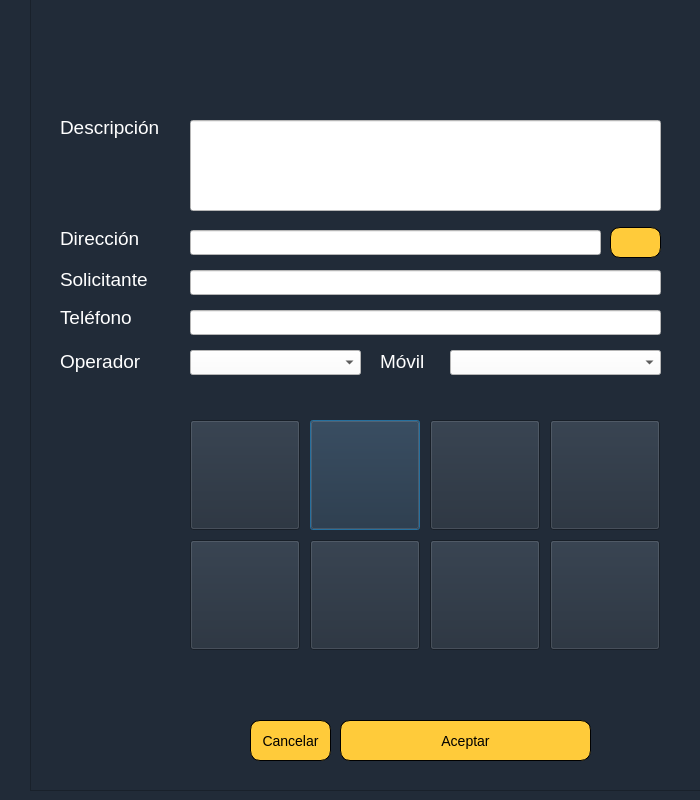
<?xml version="1.0" encoding="UTF-8"?>
<ui version="4.0">
 <class>OnlineRoutingMapperDialogBase</class>
 <widget class="QDialog" name="OnlineRoutingMapperDialogBase">
  <property name="enabled">
   <bool>true</bool>
  </property>
  <property name="geometry">
   <rect>
    <x>0</x>
    <y>0</y>
    <width>700</width>
    <height>800</height>
   </rect>
  </property>
  <property name="sizePolicy">
   <sizepolicy hsizetype="Fixed" vsizetype="Fixed">
    <horstretch>0</horstretch>
    <verstretch>0</verstretch>
   </sizepolicy>
  </property>
  <property name="minimumSize">
   <size>
    <width>700</width>
    <height>500</height>
   </size>
  </property>
  <property name="maximumSize">
   <size>
    <width>700</width>
    <height>800</height>
   </size>
  </property>
  <property name="windowTitle">
   <string>Online Routing Mapper</string>
  </property>
  <property name="styleSheet">
   <string notr="true">background-color: rgb(33, 43, 56);</string>
  </property>
  <widget class="QFrame" name="frame">
   <property name="geometry">
    <rect>
     <x>30</x>
     <y>-40</y>
     <width>700</width>
     <height>831</height>
    </rect>
   </property>
   <property name="maximumSize">
    <size>
     <width>700</width>
     <height>16777215</height>
    </size>
   </property>
   <property name="frameShape">
    <enum>QFrame::StyledPanel</enum>
   </property>
   <property name="frameShadow">
    <enum>QFrame::Raised</enum>
   </property>
   <widget class="QLabel" name="label_6">
    <property name="geometry">
     <rect>
      <x>30</x>
      <y>386</y>
      <width>91</width>
      <height>31</height>
     </rect>
    </property>
    <property name="font">
     <font>
      <pointsize>14</pointsize>
     </font>
    </property>
    <property name="styleSheet">
     <string notr="true">color: rgb(255, 255, 255);</string>
    </property>
    <property name="text">
     <string>Operador</string>
    </property>
   </widget>
   <widget class="QLineEdit" name="form_solicitante">
    <property name="geometry">
     <rect>
      <x>160</x>
      <y>310</y>
      <width>471</width>
      <height>25</height>
     </rect>
    </property>
    <property name="styleSheet">
     <string notr="true">background-color: rgb(255, 255, 255);</string>
    </property>
   </widget>
   <widget class="QLabel" name="label_5">
    <property name="geometry">
     <rect>
      <x>30</x>
      <y>349</y>
      <width>91</width>
      <height>17</height>
     </rect>
    </property>
    <property name="font">
     <font>
      <family>Ubuntu</family>
      <pointsize>14</pointsize>
     </font>
    </property>
    <property name="styleSheet">
     <string notr="true">color: rgb(255, 255, 255);</string>
    </property>
    <property name="text">
     <string>Teléfono</string>
    </property>
   </widget>
   <widget class="QPushButton" name="buttonIncendioEstructura">
    <property name="geometry">
     <rect>
      <x>280</x>
      <y>460</y>
      <width>110</width>
      <height>110</height>
     </rect>
    </property>
    <property name="minimumSize">
     <size>
      <width>110</width>
      <height>110</height>
     </size>
    </property>
    <property name="maximumSize">
     <size>
      <width>110</width>
      <height>110</height>
     </size>
    </property>
    <property name="styleSheet">
     <string notr="true">QPushButton:hover {
background-color: #FF0000;
}</string>
    </property>
    <property name="text">
     <string/>
    </property>
    <property name="icon">
     <iconset>
      <normaloff>sonidos/Logos/Logo_Incendio_Estructural.png</normaloff>sonidos/Logos/Logo_Incendio_Estructural.png</iconset>
    </property>
    <property name="iconSize">
     <size>
      <width>150</width>
      <height>150</height>
     </size>
    </property>
   </widget>
   <widget class="QPushButton" name="volver">
    <property name="geometry">
     <rect>
      <x>220</x>
      <y>760</y>
      <width>81</width>
      <height>41</height>
     </rect>
    </property>
    <property name="font">
     <font>
      <pointsize>-1</pointsize>
      <weight>50</weight>
      <italic>false</italic>
      <bold>false</bold>
     </font>
    </property>
    <property name="styleSheet">
     <string notr="true">QPushButton {
font-size:14px;
background-color:#ffcb3a;
border-radius: 10px;
border: 1px solid black;
}

QPushButton:hover {
background-color: #c83737;
}</string>
    </property>
    <property name="text">
     <string>Cancelar</string>
    </property>
   </widget>
   <widget class="QLineEdit" name="form_descripcion">
    <property name="geometry">
     <rect>
      <x>160</x>
      <y>160</y>
      <width>471</width>
      <height>91</height>
     </rect>
    </property>
    <property name="sizePolicy">
     <sizepolicy hsizetype="Ignored" vsizetype="Fixed">
      <horstretch>30</horstretch>
      <verstretch>0</verstretch>
     </sizepolicy>
    </property>
    <property name="maximumSize">
     <size>
      <width>600</width>
      <height>600</height>
     </size>
    </property>
    <property name="acceptDrops">
     <bool>true</bool>
    </property>
    <property name="styleSheet">
     <string notr="true">background-color: rgb(255, 255, 255);</string>
    </property>
    <property name="inputMethodHints">
     <set>Qt::ImhMultiLine</set>
    </property>
    <property name="text">
     <string/>
    </property>
    <property name="maxLength">
     <number>20</number>
    </property>
    <property name="alignment">
     <set>Qt::AlignLeading|Qt::AlignLeft|Qt::AlignTop</set>
    </property>
    <property name="dragEnabled">
     <bool>false</bool>
    </property>
    <property name="readOnly">
     <bool>false</bool>
    </property>
   </widget>
   <widget class="QPushButton" name="buttonIncendioForestal">
    <property name="geometry">
     <rect>
      <x>160</x>
      <y>460</y>
      <width>110</width>
      <height>110</height>
     </rect>
    </property>
    <property name="minimumSize">
     <size>
      <width>110</width>
      <height>110</height>
     </size>
    </property>
    <property name="maximumSize">
     <size>
      <width>110</width>
      <height>110</height>
     </size>
    </property>
    <property name="styleSheet">
     <string notr="true">QPushButton:hover {
background-color: #FF0000;
}</string>
    </property>
    <property name="text">
     <string/>
    </property>
    <property name="icon">
     <iconset>
      <normaloff>sonidos/Logos/Logo_Incendio_Forestal.png</normaloff>
      <normalon>../../../../../../../../../.designer/backup/sonidos/Logos/Logo_Incendio_Forestal.png</normalon>
      <activeoff>../../../../../../../../../.designer/backup/sonidos/Logos/Logo_Incendio_Forestal.png</activeoff>
      <activeon>../../../../../../../../../.designer/backup/sonidos/Logos/Logo_Incendio_Forestal.png</activeon>
      <selectedoff>../../../../../../../../../.designer/backup/sonidos/Logos/Logo_Incendio_Forestal.png</selectedoff>
      <selectedon>../../../../../../../../../.designer/backup/sonidos/Logos/Logo_Incendio_Forestal.png</selectedon>sonidos/Logos/Logo_Incendio_Forestal.png</iconset>
    </property>
    <property name="iconSize">
     <size>
      <width>150</width>
      <height>150</height>
     </size>
    </property>
    <property name="autoDefault">
     <bool>true</bool>
    </property>
   </widget>
   <widget class="QLabel" name="label">
    <property name="geometry">
     <rect>
      <x>30</x>
      <y>270</y>
      <width>101</width>
      <height>17</height>
     </rect>
    </property>
    <property name="font">
     <font>
      <family>Ubuntu</family>
      <pointsize>14</pointsize>
     </font>
    </property>
    <property name="styleSheet">
     <string notr="true">color: rgb(255, 255, 255);</string>
    </property>
    <property name="text">
     <string>Dirección</string>
    </property>
   </widget>
   <widget class="QPushButton" name="buttonIncendioRural">
    <property name="geometry">
     <rect>
      <x>280</x>
      <y>580</y>
      <width>110</width>
      <height>110</height>
     </rect>
    </property>
    <property name="minimumSize">
     <size>
      <width>110</width>
      <height>110</height>
     </size>
    </property>
    <property name="maximumSize">
     <size>
      <width>110</width>
      <height>110</height>
     </size>
    </property>
    <property name="styleSheet">
     <string notr="true">QPushButton:hover {
background-color: #FF0000;
}</string>
    </property>
    <property name="text">
     <string/>
    </property>
    <property name="icon">
     <iconset>
      <normaloff>sonidos/Logos/Logo_Incendio_Rural.png</normaloff>sonidos/Logos/Logo_Incendio_Rural.png</iconset>
    </property>
    <property name="iconSize">
     <size>
      <width>170</width>
      <height>170</height>
     </size>
    </property>
   </widget>
   <widget class="QComboBox" name="comboBox">
    <property name="geometry">
     <rect>
      <x>420</x>
      <y>390</y>
      <width>211</width>
      <height>25</height>
     </rect>
    </property>
    <property name="styleSheet">
     <string notr="true">background-color: rgb(255, 255, 255);</string>
    </property>
   </widget>
   <widget class="QPushButton" name="buttonEmergVarias">
    <property name="geometry">
     <rect>
      <x>520</x>
      <y>580</y>
      <width>110</width>
      <height>110</height>
     </rect>
    </property>
    <property name="minimumSize">
     <size>
      <width>110</width>
      <height>110</height>
     </size>
    </property>
    <property name="maximumSize">
     <size>
      <width>110</width>
      <height>110</height>
     </size>
    </property>
    <property name="styleSheet">
     <string notr="true">QPushButton:hover {
background-color: #FF0000;
}</string>
    </property>
    <property name="text">
     <string/>
    </property>
    <property name="icon">
     <iconset>
      <normaloff>sonidos/Logos/Logo_emergencias_varias.png</normaloff>sonidos/Logos/Logo_emergencias_varias.png</iconset>
    </property>
    <property name="iconSize">
     <size>
      <width>150</width>
      <height>150</height>
     </size>
    </property>
   </widget>
   <widget class="QLabel" name="label_2">
    <property name="geometry">
     <rect>
      <x>30</x>
      <y>152</y>
      <width>101</width>
      <height>31</height>
     </rect>
    </property>
    <property name="font">
     <font>
      <family>Ubuntu</family>
      <pointsize>14</pointsize>
     </font>
    </property>
    <property name="styleSheet">
     <string notr="true">color: rgb(255, 255, 255);</string>
    </property>
    <property name="text">
     <string>Descripción</string>
    </property>
   </widget>
   <widget class="QLineEdit" name="form_direccion">
    <property name="geometry">
     <rect>
      <x>160</x>
      <y>270</y>
      <width>411</width>
      <height>25</height>
     </rect>
    </property>
    <property name="styleSheet">
     <string notr="true">background-color: rgb(255, 255, 255);</string>
    </property>
   </widget>
   <widget class="QPushButton" name="buttonIncendioVehicular">
    <property name="geometry">
     <rect>
      <x>160</x>
      <y>580</y>
      <width>110</width>
      <height>110</height>
     </rect>
    </property>
    <property name="minimumSize">
     <size>
      <width>110</width>
      <height>110</height>
     </size>
    </property>
    <property name="maximumSize">
     <size>
      <width>110</width>
      <height>110</height>
     </size>
    </property>
    <property name="styleSheet">
     <string notr="true">QPushButton:hover {
background-color: #FF0000;
}</string>
    </property>
    <property name="text">
     <string/>
    </property>
    <property name="icon">
     <iconset>
      <normaloff>sonidos/Logos/Logo_Incendio_Vehicular.png</normaloff>sonidos/Logos/Logo_Incendio_Vehicular.png</iconset>
    </property>
    <property name="iconSize">
     <size>
      <width>150</width>
      <height>150</height>
     </size>
    </property>
   </widget>
   <widget class="QPushButton" name="buttonAccidenteVehicular">
    <property name="geometry">
     <rect>
      <x>400</x>
      <y>580</y>
      <width>110</width>
      <height>110</height>
     </rect>
    </property>
    <property name="minimumSize">
     <size>
      <width>110</width>
      <height>110</height>
     </size>
    </property>
    <property name="maximumSize">
     <size>
      <width>110</width>
      <height>110</height>
     </size>
    </property>
    <property name="styleSheet">
     <string notr="true">QPushButton:hover {
background-color: #FF0000;
}</string>
    </property>
    <property name="text">
     <string/>
    </property>
    <property name="icon">
     <iconset>
      <normaloff>sonidos/Logos/Logo_Accidente_Vehicular.png</normaloff>sonidos/Logos/Logo_Accidente_Vehicular.png</iconset>
    </property>
    <property name="iconSize">
     <size>
      <width>160</width>
      <height>160</height>
     </size>
    </property>
   </widget>
   <widget class="QLineEdit" name="form_telefono">
    <property name="geometry">
     <rect>
      <x>160</x>
      <y>350</y>
      <width>471</width>
      <height>25</height>
     </rect>
    </property>
    <property name="styleSheet">
     <string notr="true">background-color: rgb(255, 255, 255);</string>
    </property>
   </widget>
   <widget class="QPushButton" name="aceptar">
    <property name="geometry">
     <rect>
      <x>310</x>
      <y>760</y>
      <width>251</width>
      <height>41</height>
     </rect>
    </property>
    <property name="styleSheet">
     <string notr="true">QPushButton {
font-size:14px;
background-color:#ffcb3a;
border-radius: 10px;
border: 1px solid black;
}

QPushButton:hover {
background-color: #2CA02C;
}</string>
    </property>
    <property name="text">
     <string>Aceptar</string>
    </property>
   </widget>
   <widget class="QPushButton" name="buttonAccidenteMatPel">
    <property name="geometry">
     <rect>
      <x>520</x>
      <y>460</y>
      <width>110</width>
      <height>110</height>
     </rect>
    </property>
    <property name="minimumSize">
     <size>
      <width>110</width>
      <height>110</height>
     </size>
    </property>
    <property name="maximumSize">
     <size>
      <width>110</width>
      <height>110</height>
     </size>
    </property>
    <property name="styleSheet">
     <string notr="true">QPushButton:hover {
background-color: #FF0000;
}</string>
    </property>
    <property name="text">
     <string/>
    </property>
    <property name="icon">
     <iconset>
      <normaloff>sonidos/Logos/Logo_mat_pel.png</normaloff>sonidos/Logos/Logo_mat_pel.png</iconset>
    </property>
    <property name="iconSize">
     <size>
      <width>140</width>
      <height>140</height>
     </size>
    </property>
   </widget>
   <widget class="QPushButton" name="buscarPunto">
    <property name="geometry">
     <rect>
      <x>580</x>
      <y>267</y>
      <width>51</width>
      <height>31</height>
     </rect>
    </property>
    <property name="styleSheet">
     <string notr="true">QPushButton {
font-size:14px;
background-color:#ffcb3a;
border-radius: 10px;
border: 1px solid black;
}


QPushButton:hover {
background-color: #2CA02C;
}</string>
    </property>
    <property name="text">
     <string/>
    </property>
    <property name="icon">
     <iconset>
      <normaloff>sonidos/Logos/coordenada.png</normaloff>sonidos/Logos/coordenada.png</iconset>
    </property>
    <property name="iconSize">
     <size>
      <width>20</width>
      <height>20</height>
     </size>
    </property>
   </widget>
   <widget class="QLabel" name="label_4">
    <property name="geometry">
     <rect>
      <x>30</x>
      <y>311</y>
      <width>101</width>
      <height>17</height>
     </rect>
    </property>
    <property name="font">
     <font>
      <family>Ubuntu</family>
      <pointsize>14</pointsize>
     </font>
    </property>
    <property name="styleSheet">
     <string notr="true">color: rgb(255, 255, 255);</string>
    </property>
    <property name="text">
     <string>Solicitante</string>
    </property>
   </widget>
   <widget class="QLabel" name="label_3">
    <property name="geometry">
     <rect>
      <x>350</x>
      <y>393</y>
      <width>67</width>
      <height>17</height>
     </rect>
    </property>
    <property name="font">
     <font>
      <pointsize>14</pointsize>
     </font>
    </property>
    <property name="styleSheet">
     <string notr="true">color: rgb(255, 255, 255);</string>
    </property>
    <property name="text">
     <string>Móvil</string>
    </property>
   </widget>
   <widget class="QComboBox" name="comboBox_2">
    <property name="geometry">
     <rect>
      <x>160</x>
      <y>390</y>
      <width>171</width>
      <height>25</height>
     </rect>
    </property>
    <property name="styleSheet">
     <string notr="true">background-color: rgb(255, 255, 255);</string>
    </property>
   </widget>
   <widget class="QPushButton" name="buttonRescateDeAltura">
    <property name="geometry">
     <rect>
      <x>400</x>
      <y>460</y>
      <width>110</width>
      <height>110</height>
     </rect>
    </property>
    <property name="minimumSize">
     <size>
      <width>110</width>
      <height>110</height>
     </size>
    </property>
    <property name="maximumSize">
     <size>
      <width>110</width>
      <height>110</height>
     </size>
    </property>
    <property name="styleSheet">
     <string notr="true">QPushButton:hover {
background-color: #FF0000;
}</string>
    </property>
    <property name="text">
     <string/>
    </property>
    <property name="icon">
     <iconset>
      <normaloff>sonidos/Logos/Logo_rescate_cuerdas.png</normaloff>sonidos/Logos/Logo_rescate_cuerdas.png</iconset>
    </property>
    <property name="iconSize">
     <size>
      <width>150</width>
      <height>150</height>
     </size>
    </property>
   </widget>
  </widget>
 </widget>
 <tabstops>
  <tabstop>form_descripcion</tabstop>
  <tabstop>form_direccion</tabstop>
  <tabstop>form_solicitante</tabstop>
  <tabstop>form_telefono</tabstop>
  <tabstop>comboBox</tabstop>
  <tabstop>comboBox_2</tabstop>
  <tabstop>buttonIncendioForestal</tabstop>
  <tabstop>buttonIncendioEstructura</tabstop>
  <tabstop>buttonRescateDeAltura</tabstop>
  <tabstop>buttonAccidenteMatPel</tabstop>
  <tabstop>buttonIncendioVehicular</tabstop>
  <tabstop>buttonIncendioRural</tabstop>
  <tabstop>buttonAccidenteVehicular</tabstop>
  <tabstop>buttonEmergVarias</tabstop>
  <tabstop>volver</tabstop>
  <tabstop>aceptar</tabstop>
  <tabstop>buscarPunto</tabstop>
 </tabstops>
 <resources/>
 <connections/>
</ui>
